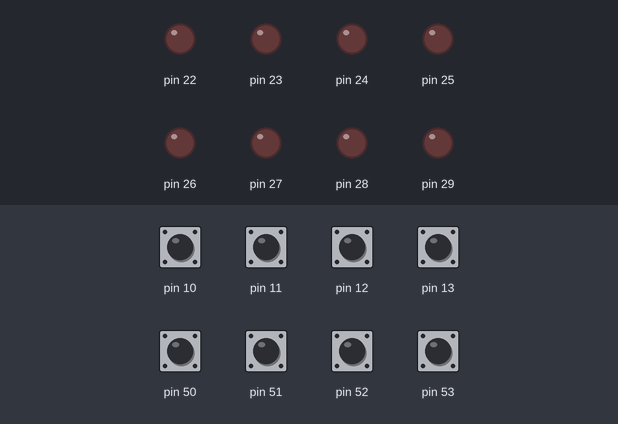
Bench run of a sketch on a simulated Arduino Mega 2560, built with avr-gcc and run on an emulated ATmega2560. Shown: output pins drawn as LEDs (lit = HIGH). Dashed ring = blinking. The inputs (shaded band) are chosen by the test bench; at power-on: pin 10–13, pin 50–53 LOW.

Above: at 1.2 s.
1.3 s: pin 10 driven HIGH
At 2.72 s:
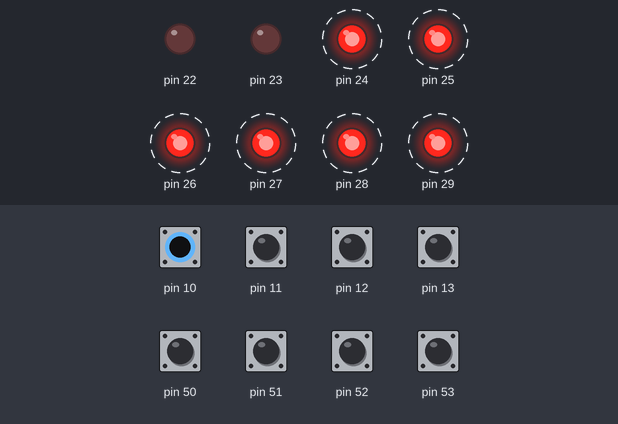
At 3.15 s:
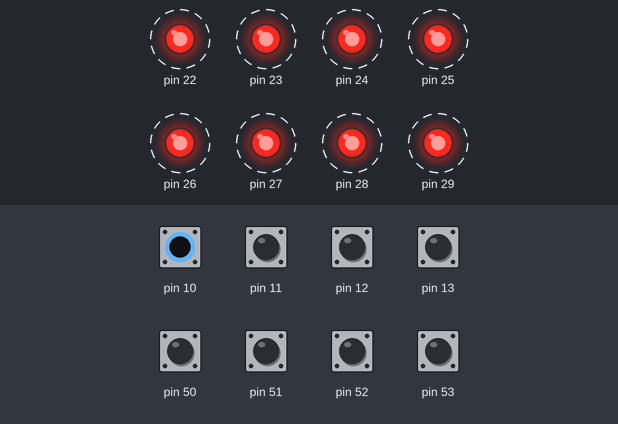
4.3 s: pin 10 driven LOW
5.8 s: pin 11 driven HIGH
At 7.44 s:
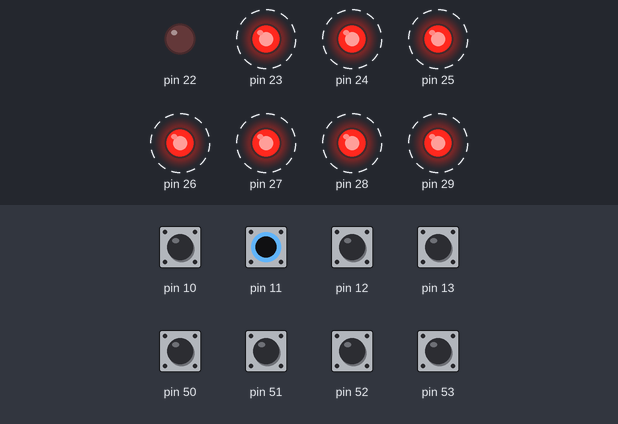
Timing chart, 0 to 14.8 s (numbered marks = the images above; inputs shaded):
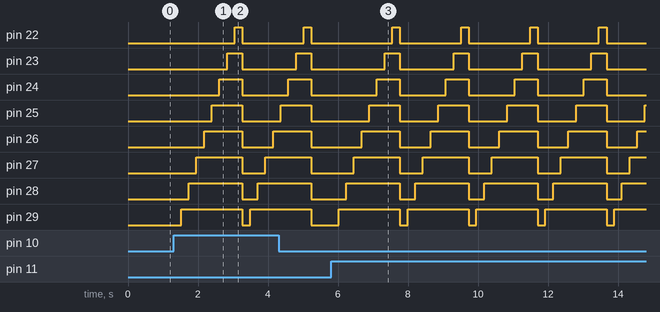

The sketch:

sketch.ino
```cpp
void setup() {
  // put your setup code here, to run once:
  volatile char *ddr_a=(char*)0x21;
  volatile char *ddr_b=(char*)0x24;
  *ddr_a=0xFF;
  *ddr_b=0x00;
}

void loop() {
  // put your main code here, to run repeatedly:
  volatile char *port_a=(char*)0x22;
  volatile char *port_b=(char*)0x23;
  volatile char check;
  while(1)
  { check=*port_b;
    if(check)
    {
      for(char glow=8;glow>=0;glow--)
      {   *port_a|=(1<<glow);
          for(volatile long i=0;i<100000;i++);
      }

    }
    *port_a=0x00;
  }

}
```

Measured:
- after the input at 1.3 s, pin 22: LOW → HIGH after 1.8 s, → LOW 0.22 s later; pin 23: LOW → HIGH after 1.5 s, → LOW 0.44 s later; pin 24: LOW → HIGH after 1.3 s, → LOW 0.66 s later; pin 25: LOW → HIGH after 1.1 s, → LOW 0.88 s later; pin 26: LOW → HIGH after 0.88 s, → LOW 1.1 s later, → HIGH 0.88 s later
- after the input at 5.8 s, pin 22: alternates HIGH for 0.22 s and LOW for 1.8 s, starting after 1.8 s; pin 23: alternates HIGH for 0.44 s and LOW for 1.5 s, starting after 1.5 s
